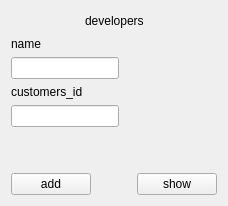
      <widget class="QWidget" name="page_7">
       <layout class="QVBoxLayout" name="verticalLayout_14">
        <item>
         <layout class="QHBoxLayout" name="horizontalLayout_18">
          <item>
           <spacer name="horizontalSpacer_22">
            <property name="orientation">
             <enum>Qt::Horizontal</enum>
            </property>
            <property name="sizeHint" stdset="0">
             <size>
              <width>40</width>
              <height>20</height>
             </size>
            </property>
           </spacer>
          </item>
          <item>
           <widget class="QLabel" name="label_12">
            <property name="text">
             <string>developers</string>
            </property>
           </widget>
          </item>
          <item>
           <spacer name="horizontalSpacer_23">
            <property name="orientation">
             <enum>Qt::Horizontal</enum>
            </property>
            <property name="sizeHint" stdset="0">
             <size>
              <width>40</width>
              <height>20</height>
             </size>
            </property>
           </spacer>
          </item>
         </layout>
        </item>
        <item>
         <layout class="QHBoxLayout" name="horizontalLayout_17">
          <item>
           <layout class="QVBoxLayout" name="verticalLayout_13">
            <item>
             <widget class="QLabel" name="label_11">
              <property name="text">
               <string>name</string>
              </property>
             </widget>
            </item>
            <item>
             <widget class="QLineEdit" name="lineEdit_6"/>
            </item>
            <item>
             <widget class="QLabel" name="label_27">
              <property name="text">
               <string>customers_id</string>
              </property>
             </widget>
            </item>
            <item>
             <widget class="QLineEdit" name="lineEdit_16"/>
            </item>
            <item>
             <spacer name="verticalSpacer_7">
              <property name="orientation">
               <enum>Qt::Vertical</enum>
              </property>
              <property name="sizeHint" stdset="0">
               <size>
                <width>20</width>
                <height>40</height>
               </size>
              </property>
             </spacer>
            </item>
           </layout>
          </item>
          <item>
           <spacer name="horizontalSpacer_21">
            <property name="orientation">
             <enum>Qt::Horizontal</enum>
            </property>
            <property name="sizeHint" stdset="0">
             <size>
              <width>40</width>
              <height>20</height>
             </size>
            </property>
           </spacer>
          </item>
         </layout>
        </item>
        <item>
         <layout class="QHBoxLayout" name="horizontalLayout_19">
          <item>
           <widget class="QPushButton" name="pushButton_10">
            <property name="text">
             <string>add</string>
            </property>
           </widget>
          </item>
          <item>
           <spacer name="horizontalSpacer_24">
            <property name="orientation">
             <enum>Qt::Horizontal</enum>
            </property>
            <property name="sizeHint" stdset="0">
             <size>
              <width>40</width>
              <height>20</height>
             </size>
            </property>
           </spacer>
          </item>
          <item>
           <widget class="QPushButton" name="pushButton_17">
            <property name="text">
             <string>show</string>
            </property>
           </widget>
          </item>
         </layout>
        </item>
       </layout>
      </widget>
